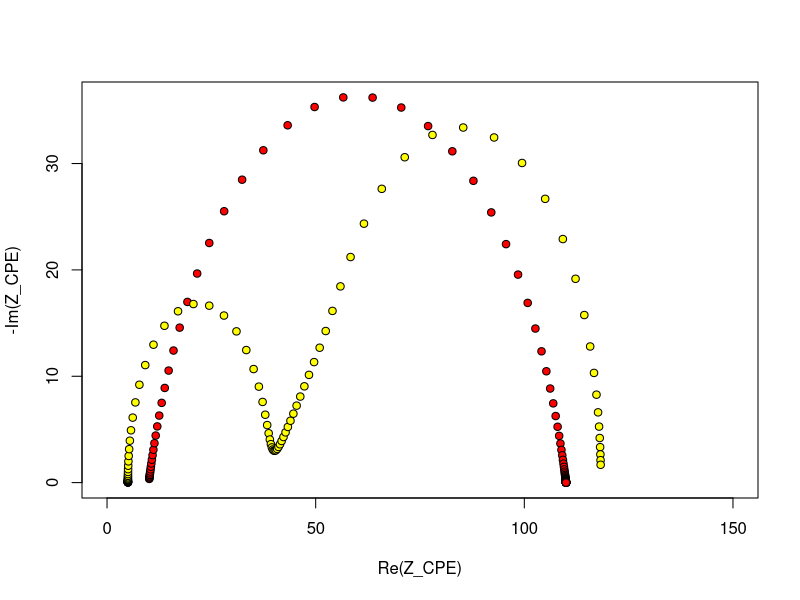

The R script that drew this image:
setwd("E:\\Documents\\programming\\Qt\\EIS\\Test")

Rs = 10
Rct = 100
Q = 1e-5
N = 0.8

T = 10


i = complex (,0,1)
Freq = 10^seq(6,-3, by=-0.1)
Omega = 2*pi*Freq

Z_CPE = Rs + 1/ (1/Rct + Q * (i*Omega)^N)
FLWs = 80 * tanh(sqrt(i*Omega*T))/sqrt(i*Omega*T)
Z_FLWs= Rs/2 + 1 / (1/ (Rct/3 + FLWs) + 1e-5*i*Omega)

plot (Re(Z_CPE), -Im(Z_CPE), bg="red", pch=21, xlim=c(0, 150))
points (Re(Z_FLWs), -Im(Z_FLWs), bg="yellow", pch=21)

write.table (data.frame(Freq, Re(Z_CPE), Im(Z_CPE)),"CPE(n=0.8).txt", row.names=FALSE, col.names=FALSE, sep="\t")
write.table (data.frame(Freq, Re(Z_FLWs), Im(Z_FLWs)),"FLWs(T=10).txt", row.names=FALSE, col.names=FALSE, sep="\t")
